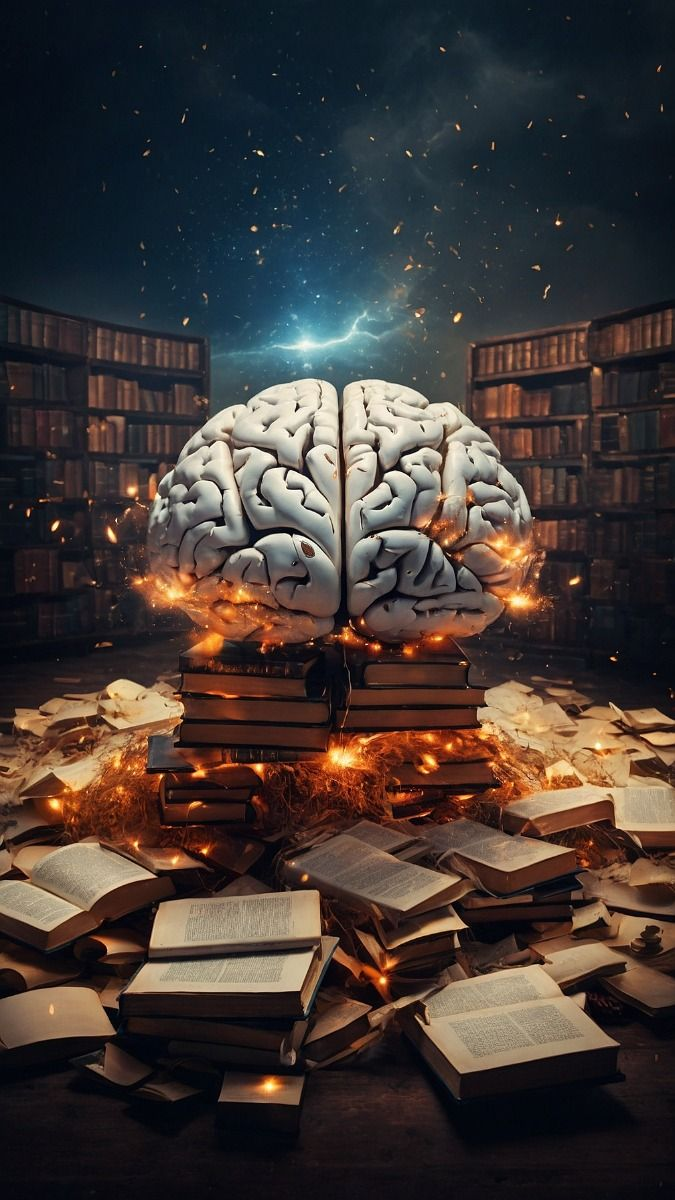
#> input picture Images/Change_The_Number_Of_Shades_Of_Gray.jpg, 675 x 1200 px, found by its file name
$ jupyter execute Change_The_Number_Of_Shades_Of_Gray.ipynb
#> lines starting #> are read from the running program, lines starting #| are printed output that depends on the picture
[cell 1]
#sarinakasaiyan
import cv2
import numpy as np
import matplotlib.pyplot as plt

# 1. Load the RGB image
RGB = cv2.imread('/content/Change_The_Number_Of_Shades_Of_Gray.jpg')
#> RGB is the input picture: shape (1200, 675, 3); mean B, G, R 52.8, 56.4, 65.8

# 2. Convert the RGB image to grayscale
I = cv2.cvtColor(RGB, cv2.COLOR_BGR2GRAY)
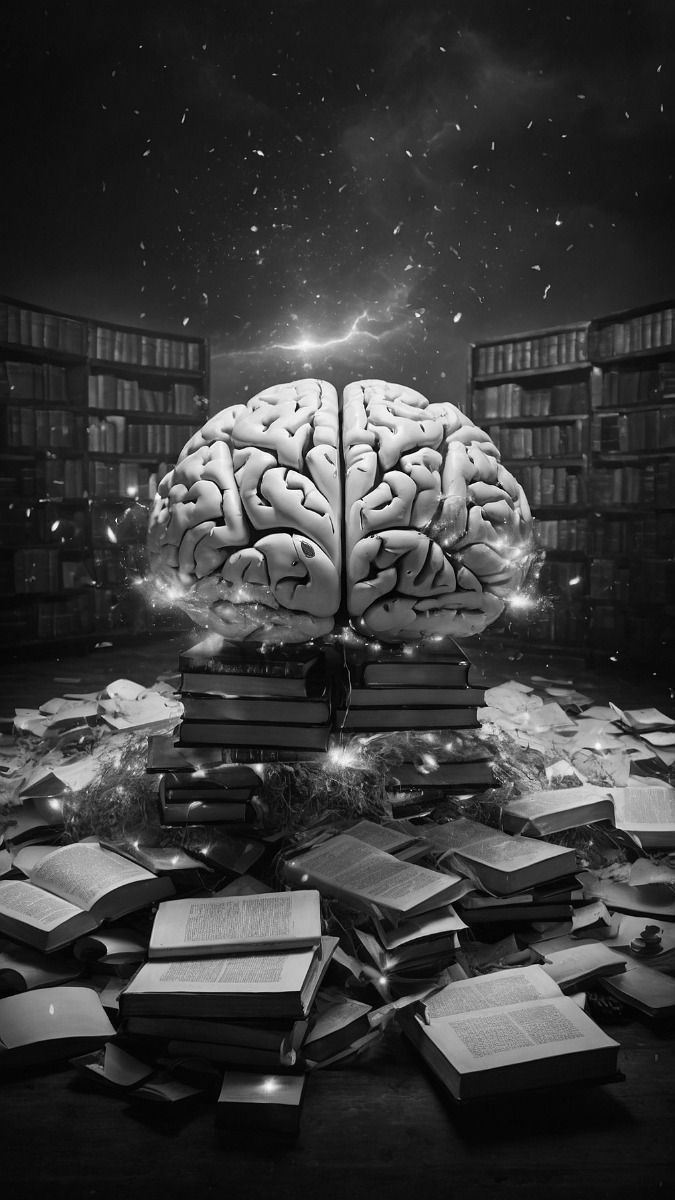
#> I: shape (1200, 675); min 0, max 254, mean 58.8

# 3. Normalize the grayscale image to 128 levels
I_128 = np.uint8(I * (128 / 256))
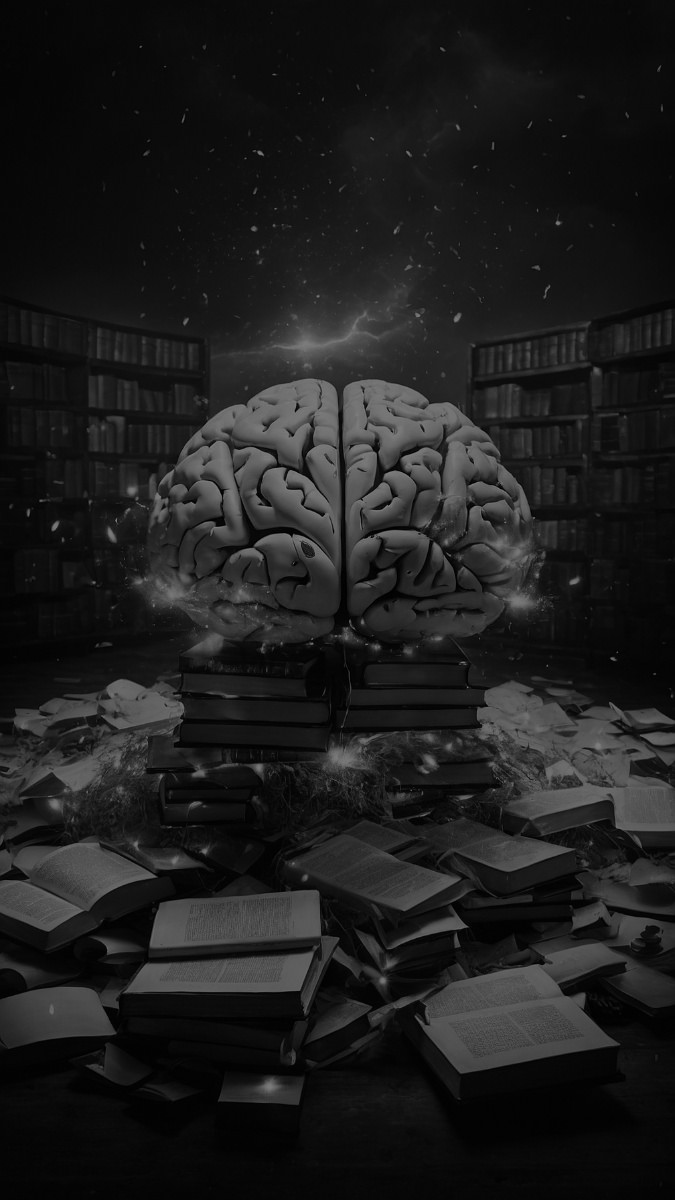
#> I_128: shape (1200, 675); min 0, max 127, mean 29.2

# 4. Normalize the grayscale image to 64 levels
I_64 = np.uint8(I * (64 / 256))
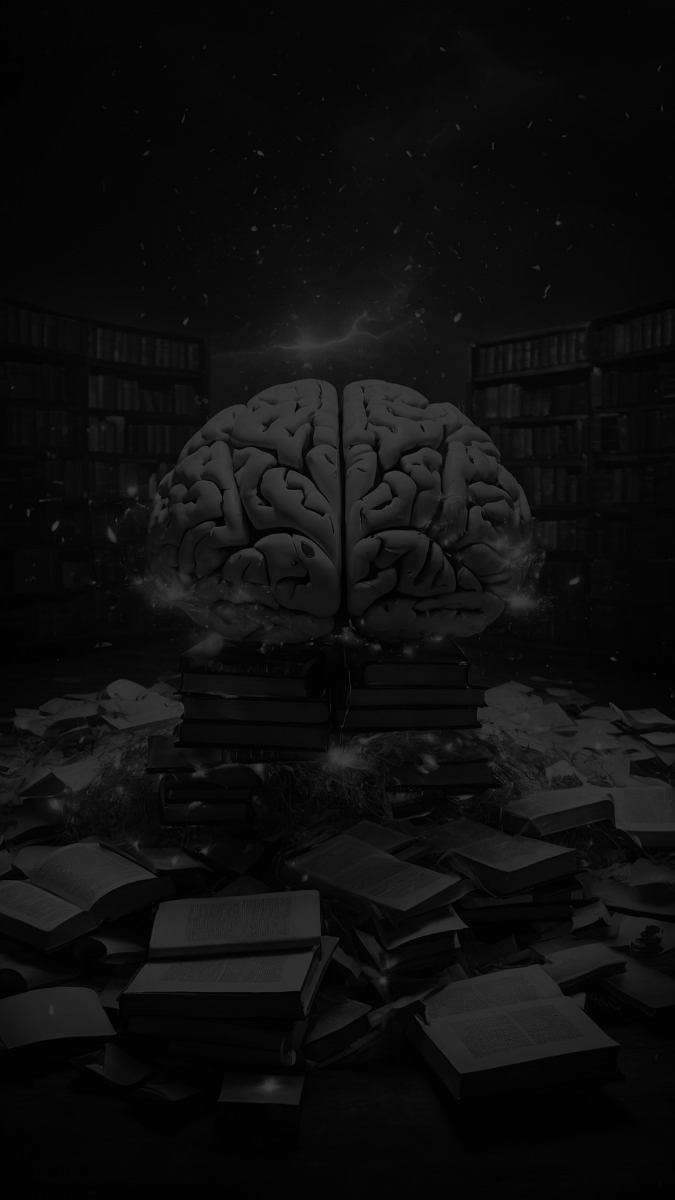
#> I_64: shape (1200, 675); min 0, max 63, mean 14.3

# 5. Display the results
plt.figure(figsize=(15, 8))

# Display the original RGB image
plt.subplot(1, 3, 1)
plt.imshow(cv2.cvtColor(RGB, cv2.COLOR_BGR2RGB))
plt.title('Original RGB Image')
plt.axis("off")

# Display the grayscale image with 128 levels
plt.subplot(1, 3, 2)
plt.imshow(I_128, cmap='gray')
plt.title('Grayscale (128 levels)')
plt.axis("off")

# Display the grayscale image with 64 levels
plt.subplot(1, 3, 3)
plt.imshow(I_64, cmap='gray')
plt.title('Grayscale (64 levels)')
plt.axis("off")

# Show all images
plt.show()
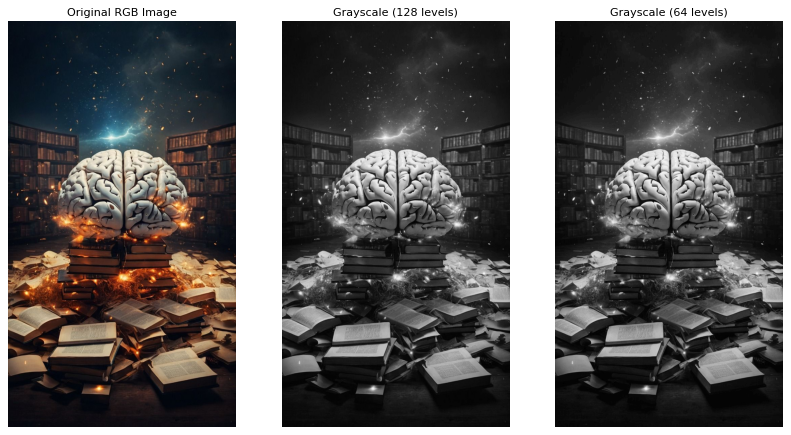
#> figure drawn by matplotlib, 3 panels
